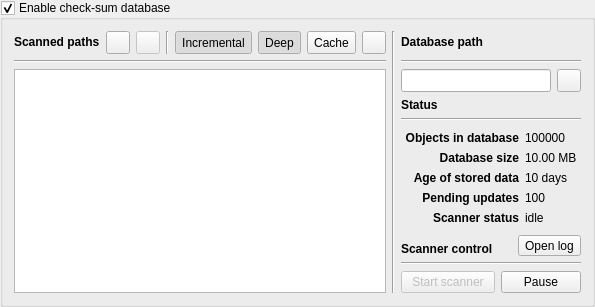
            <widget class="QGroupBox" name="groupBoxCheckSumDatabase">
             <property name="sizePolicy">
              <sizepolicy hsizetype="MinimumExpanding" vsizetype="MinimumExpanding">
               <horstretch>0</horstretch>
               <verstretch>0</verstretch>
              </sizepolicy>
             </property>
             <property name="title">
              <string>Enable check-sum database</string>
             </property>
             <property name="checkable">
              <bool>true</bool>
             </property>
             <layout class="QGridLayout" name="gridLayout_4">
              <item row="0" column="0">
               <layout class="QGridLayout" name="gridLayoutCheckSumDatabase" columnstretch="2,0,0,0,1,0">
                <item row="0" column="3" rowspan="10">
                 <widget class="Line" name="line_18">
                  <property name="orientation">
                   <enum>Qt::Vertical</enum>
                  </property>
                 </widget>
                </item>
                <item row="9" column="4" colspan="2">
                 <layout class="QHBoxLayout" name="horizontalLayout_8">
                  <item>
                   <widget class="QPushButton" name="pushButtonCheckSumDbScan">
                    <property name="enabled">
                     <bool>false</bool>
                    </property>
                    <property name="sizePolicy">
                     <sizepolicy hsizetype="MinimumExpanding" vsizetype="Fixed">
                      <horstretch>0</horstretch>
                      <verstretch>0</verstretch>
                     </sizepolicy>
                    </property>
                    <property name="toolTip">
                     <string>Start / stop scanner</string>
                    </property>
                    <property name="text">
                     <string>Start scanner</string>
                    </property>
                    <property name="icon">
                     <iconset resource="../qmc2.qrc">
                      <normaloff>:/data/img/refresh.png</normaloff>:/data/img/refresh.png</iconset>
                    </property>
                    <property name="autoDefault">
                     <bool>false</bool>
                    </property>
                   </widget>
                  </item>
                  <item>
                   <widget class="QPushButton" name="pushButtonCheckSumDbPauseResumeScan">
                    <property name="toolTip">
                     <string>Pause / resume scanner</string>
                    </property>
                    <property name="text">
                     <string>Pause</string>
                    </property>
                    <property name="icon">
                     <iconset resource="../qmc2.qrc">
                      <normaloff>:/data/img/time.png</normaloff>:/data/img/time.png</iconset>
                    </property>
                    <property name="autoDefault">
                     <bool>false</bool>
                    </property>
                   </widget>
                  </item>
                 </layout>
                </item>
                <item row="1" column="0" colspan="3">
                 <widget class="Line" name="line_16">
                  <property name="orientation">
                   <enum>Qt::Horizontal</enum>
                  </property>
                 </widget>
                </item>
                <item row="7" column="4">
                 <widget class="QLabel" name="labelCheckSumDbScannerControl">
                  <property name="text">
                   <string>&lt;html&gt;&lt;head/&gt;&lt;body&gt;&lt;p&gt;&lt;span style=&quot; font-weight:600;&quot;&gt;Scanner control&lt;/span&gt;&lt;/p&gt;&lt;/body&gt;&lt;/html&gt;</string>
                  </property>
                  <property name="alignment">
                   <set>Qt::AlignBottom|Qt::AlignLeading|Qt::AlignLeft</set>
                  </property>
                 </widget>
                </item>
                <item row="7" column="5">
                 <widget class="QToolButton" name="toolButtonCheckSumDbViewLog">
                  <property name="toolTip">
                   <string>Open / close the scanner log window</string>
                  </property>
                  <property name="text">
                   <string>Open log</string>
                  </property>
                  <property name="autoRaise">
                   <bool>false</bool>
                  </property>
                 </widget>
                </item>
                <item row="8" column="4" colspan="2">
                 <widget class="Line" name="line_20">
                  <property name="orientation">
                   <enum>Qt::Horizontal</enum>
                  </property>
                 </widget>
                </item>
                <item row="6" column="4" colspan="2">
                 <widget class="QLabel" name="labelCheckSumDbStatusDisplay">
                  <property name="sizePolicy">
                   <sizepolicy hsizetype="Preferred" vsizetype="MinimumExpanding">
                    <horstretch>0</horstretch>
                    <verstretch>0</verstretch>
                   </sizepolicy>
                  </property>
                  <property name="toolTip">
                   <string>Database / scanner status</string>
                  </property>
                  <property name="text">
                   <string notr="true">&lt;center&gt;
&lt;table border=&quot;0&quot; cellpadding=&quot;2&quot; cellspacing=&quot;2&quot;&gt;
&lt;tr&gt;&lt;td valign=&quot;top&quot; align=&quot;right&quot;&gt;&lt;b&gt;Objects in database&lt;/b&gt;&lt;/td&gt;&lt;td valign=&quot;top&quot;&gt;100000&lt;/td&gt;&lt;/tr&gt;
&lt;tr&gt;&lt;td valign=&quot;top&quot; align=&quot;right&quot;&gt;&lt;b&gt;Database size&lt;/b&gt;&lt;/td&gt;&lt;td valign=&quot;top&quot;&gt;10.00 MB&lt;/td&gt;&lt;/tr&gt;
&lt;tr&gt;&lt;td valign=&quot;top&quot; align=&quot;right&quot;&gt;&lt;b&gt;Age of stored data&lt;/b&gt;&lt;/td&gt;&lt;td valign=&quot;top&quot;&gt;10 days&lt;/td&gt;&lt;/tr&gt;
&lt;tr&gt;&lt;td valign=&quot;top&quot; align=&quot;right&quot;&gt;&lt;b&gt;Pending updates&lt;/b&gt;&lt;/td&gt;&lt;td valign=&quot;top&quot;&gt;100&lt;/td&gt;&lt;/tr&gt;
&lt;tr&gt;&lt;td valign=&quot;top&quot; align=&quot;right&quot;&gt;&lt;b&gt;Scanner status&lt;/b&gt;&lt;/td&gt;&lt;td valign=&quot;top&quot;&gt;idle&lt;/td&gt;&lt;/tr&gt;
&lt;/table&gt;
&lt;/center&gt;</string>
                  </property>
                  <property name="alignment">
                   <set>Qt::AlignCenter</set>
                  </property>
                 </widget>
                </item>
                <item row="5" column="4" colspan="2">
                 <widget class="Line" name="line_19">
                  <property name="orientation">
                   <enum>Qt::Horizontal</enum>
                  </property>
                 </widget>
                </item>
                <item row="3" column="4" rowspan="2" colspan="2">
                 <widget class="QLabel" name="labelCheckSumDbStatus">
                  <property name="text">
                   <string>&lt;html&gt;&lt;head/&gt;&lt;body&gt;&lt;p&gt;&lt;span style=&quot; font-weight:600;&quot;&gt;Status&lt;/span&gt;&lt;/p&gt;&lt;/body&gt;&lt;/html&gt;</string>
                  </property>
                 </widget>
                </item>
                <item row="2" column="4" colspan="2">
                 <layout class="QHBoxLayout" name="horizontalLayout_3">
                  <item>
                   <widget class="QLineEdit" name="lineEditCheckSumDbDatabasePath">
                    <property name="sizePolicy">
                     <sizepolicy hsizetype="Expanding" vsizetype="Minimum">
                      <horstretch>0</horstretch>
                      <verstretch>0</verstretch>
                     </sizepolicy>
                    </property>
                    <property name="toolTip">
                     <string>Path to the check-sum database file</string>
                    </property>
                   </widget>
                  </item>
                  <item>
                   <widget class="QToolButton" name="toolButtonBrowseCheckSumDbDatabasePath">
                    <property name="sizePolicy">
                     <sizepolicy hsizetype="Fixed" vsizetype="Minimum">
                      <horstretch>0</horstretch>
                      <verstretch>0</verstretch>
                     </sizepolicy>
                    </property>
                    <property name="toolTip">
                     <string>Browse path to the check-sum database file</string>
                    </property>
                    <property name="icon">
                     <iconset resource="../qmc2.qrc">
                      <normaloff>:/data/img/fileopen.png</normaloff>:/data/img/fileopen.png</iconset>
                    </property>
                   </widget>
                  </item>
                 </layout>
                </item>
                <item row="1" column="4" colspan="2">
                 <widget class="Line" name="line_17">
                  <property name="orientation">
                   <enum>Qt::Horizontal</enum>
                  </property>
                 </widget>
                </item>
                <item row="0" column="4" colspan="2">
                 <widget class="QLabel" name="labelCheckSumDbDatabasePath">
                  <property name="text">
                   <string>&lt;html&gt;&lt;head/&gt;&lt;body&gt;&lt;p&gt;&lt;span style=&quot; font-weight:600;&quot;&gt;Database path&lt;/span&gt;&lt;/p&gt;&lt;/body&gt;&lt;/html&gt;</string>
                  </property>
                 </widget>
                </item>
                <item row="0" column="0" colspan="3">
                 <layout class="QHBoxLayout" name="horizontalLayout">
                  <item>
                   <widget class="QLabel" name="labelCheckSumDbScannedPaths">
                    <property name="text">
                     <string>&lt;html&gt;&lt;head/&gt;&lt;body&gt;&lt;p&gt;&lt;span style=&quot; font-weight:600;&quot;&gt;Scanned paths&lt;/span&gt;&lt;/p&gt;&lt;/body&gt;&lt;/html&gt;</string>
                    </property>
                   </widget>
                  </item>
                  <item>
                   <widget class="QToolButton" name="toolButtonCheckSumDbAddPath">
                    <property name="toolTip">
                     <string>Add a path</string>
                    </property>
                    <property name="icon">
                     <iconset resource="../qmc2.qrc">
                      <normaloff>:/data/img/plus.png</normaloff>:/data/img/plus.png</iconset>
                    </property>
                   </widget>
                  </item>
                  <item>
                   <widget class="QToolButton" name="toolButtonCheckSumDbRemovePath">
                    <property name="enabled">
                     <bool>false</bool>
                    </property>
                    <property name="toolTip">
                     <string>Remove selected paths</string>
                    </property>
                    <property name="icon">
                     <iconset resource="../qmc2.qrc">
                      <normaloff>:/data/img/minus.png</normaloff>:/data/img/minus.png</iconset>
                    </property>
                   </widget>
                  </item>
                  <item>
                   <widget class="Line" name="line_22">
                    <property name="orientation">
                     <enum>Qt::Vertical</enum>
                    </property>
                   </widget>
                  </item>
                  <item>
                   <widget class="QToolButton" name="toolButtonCheckSumDbScanIncrementally">
                    <property name="sizePolicy">
                     <sizepolicy hsizetype="Fixed" vsizetype="Ignored">
                      <horstretch>0</horstretch>
                      <verstretch>0</verstretch>
                     </sizepolicy>
                    </property>
                    <property name="toolTip">
                     <string>If enabled, only files that were changed since / ignored in the last scan will be scanned again, updating the database - otherwise the database will be reinitialized</string>
                    </property>
                    <property name="text">
                     <string>Incremental</string>
                    </property>
                    <property name="checkable">
                     <bool>true</bool>
                    </property>
                    <property name="checked">
                     <bool>true</bool>
                    </property>
                   </widget>
                  </item>
                  <item>
                   <widget class="QToolButton" name="toolButtonCheckSumDbDeepScan">
                    <property name="sizePolicy">
                     <sizepolicy hsizetype="Fixed" vsizetype="Ignored">
                      <horstretch>0</horstretch>
                      <verstretch>0</verstretch>
                     </sizepolicy>
                    </property>
                    <property name="toolTip">
                     <string>If enabled, all scanned members of ZIP/7z archives will be uncompressed in order to recalculate their check-sums (recommended but slow) - otherwise it will be relied on the header check-sums (not recommended but fast)</string>
                    </property>
                    <property name="text">
                     <string>Deep</string>
                    </property>
                    <property name="checkable">
                     <bool>true</bool>
                    </property>
                    <property name="checked">
                     <bool>true</bool>
                    </property>
                   </widget>
                  </item>
                  <item>
                   <widget class="QToolButton" name="toolButtonCheckSumDbHashCache">
                    <property name="sizePolicy">
                     <sizepolicy hsizetype="Fixed" vsizetype="Ignored">
                      <horstretch>0</horstretch>
                      <verstretch>0</verstretch>
                     </sizepolicy>
                    </property>
                    <property name="toolTip">
                     <string>If enabled, scanned hashes are cached during the scan which will improve scanning speed enormously but will consume additional memory (about 35 MB per 100K scanned objects)</string>
                    </property>
                    <property name="text">
                     <string>Cache</string>
                    </property>
                    <property name="checkable">
                     <bool>true</bool>
                    </property>
                    <property name="checked">
                     <bool>false</bool>
                    </property>
                   </widget>
                  </item>
                  <item>
                   <widget class="QToolButton" name="toolButtonCheckSumDbLibArchive">
                    <property name="toolTip">
                     <string>Use libarchive instead of built-in decompressors</string>
                    </property>
                    <property name="icon">
                     <iconset resource="../qmc2.qrc">
                      <normaloff>:/data/img/archive.png</normaloff>:/data/img/archive.png</iconset>
                    </property>
                    <property name="checkable">
                     <bool>true</bool>
                    </property>
                   </widget>
                  </item>
                 </layout>
                </item>
                <item row="2" column="0" rowspan="8" colspan="3">
                 <widget class="QListWidget" name="listWidgetCheckSumDbScannedPaths">
                  <property name="sizePolicy">
                   <sizepolicy hsizetype="Expanding" vsizetype="Ignored">
                    <horstretch>0</horstretch>
                    <verstretch>0</verstretch>
                   </sizepolicy>
                  </property>
                  <property name="contextMenuPolicy">
                   <enum>Qt::CustomContextMenu</enum>
                  </property>
                  <property name="toolTip">
                   <string>List of scanned paths</string>
                  </property>
                  <property name="dragDropMode">
                   <enum>QAbstractItemView::InternalMove</enum>
                  </property>
                  <property name="selectionMode">
                   <enum>QAbstractItemView::ExtendedSelection</enum>
                  </property>
                  <property name="textElideMode">
                   <enum>Qt::ElideMiddle</enum>
                  </property>
                 </widget>
                </item>
               </layout>
              </item>
             </layout>
            </widget>
